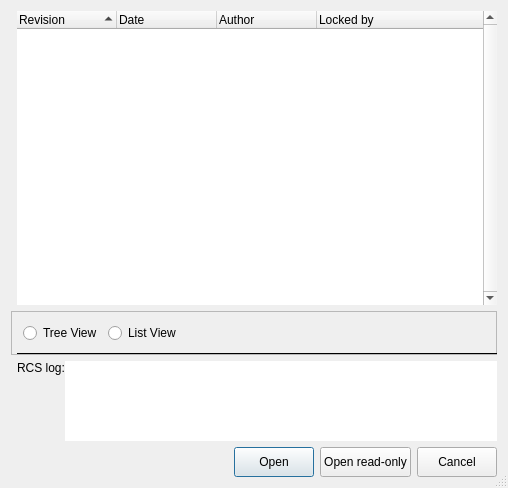
<ui version="4.0" >
 <class>RCSFilePreview_q</class>
 <widget class="QDialog" name="RCSFilePreview_q" >
  <property name="windowModality" >
   <enum>Qt::WindowModal</enum>
  </property>
  <property name="enabled" >
   <bool>true</bool>
  </property>
  <property name="geometry" >
   <rect>
    <x>0</x>
    <y>0</y>
    <width>508</width>
    <height>488</height>
   </rect>
  </property>
  <property name="sizePolicy" >
   <sizepolicy vsizetype="Preferred" hsizetype="Preferred" >
    <horstretch>0</horstretch>
    <verstretch>0</verstretch>
   </sizepolicy>
  </property>
  <property name="windowTitle" >
   <string>RCSFilePreview</string>
  </property>
  <property name="sizeGripEnabled" >
   <bool>true</bool>
  </property>
  <property name="modal" >
   <bool>true</bool>
  </property>
  <layout class="QGridLayout" name="gridLayout_2" >
   <item row="0" column="1" >
    <widget class="QTreeWidget" name="RCSTreeView" >
     <property name="minimumSize" >
      <size>
       <width>300</width>
       <height>0</height>
      </size>
     </property>
     <property name="frameShape" >
      <enum>QFrame::NoFrame</enum>
     </property>
     <property name="frameShadow" >
      <enum>QFrame::Plain</enum>
     </property>
     <property name="verticalScrollBarPolicy" >
      <enum>Qt::ScrollBarAlwaysOn</enum>
     </property>
     <property name="alternatingRowColors" >
      <bool>false</bool>
     </property>
     <property name="sortingEnabled" >
      <bool>true</bool>
     </property>
     <property name="allColumnsShowFocus" >
      <bool>true</bool>
     </property>
     <column>
      <property name="text" >
       <string>Revision</string>
      </property>
     </column>
     <column>
      <property name="text" >
       <string>Date</string>
      </property>
     </column>
     <column>
      <property name="text" >
       <string>Author</string>
      </property>
     </column>
     <column>
      <property name="text" >
       <string>Locked by</string>
      </property>
     </column>
    </widget>
   </item>
   <item rowspan="2" row="1" column="0" colspan="2" >
    <widget class="QFrame" name="frame" >
     <property name="frameShape" >
      <enum>QFrame::StyledPanel</enum>
     </property>
     <property name="frameShadow" >
      <enum>QFrame::Raised</enum>
     </property>
     <layout class="QGridLayout" name="gridLayout" >
      <item row="0" column="0" >
       <widget class="QRadioButton" name="tree_view" >
        <property name="text" >
         <string>Tree View</string>
        </property>
       </widget>
      </item>
      <item row="0" column="1" >
       <widget class="QRadioButton" name="list_view" >
        <property name="text" >
         <string>List View</string>
        </property>
       </widget>
      </item>
      <item row="0" column="2" >
       <spacer name="horizontalSpacer" >
        <property name="orientation" >
         <enum>Qt::Horizontal</enum>
        </property>
        <property name="sizeHint" stdset="0" >
         <size>
          <width>267</width>
          <height>20</height>
         </size>
        </property>
       </spacer>
      </item>
     </layout>
    </widget>
   </item>
   <item row="2" column="1" >
    <widget class="Line" name="line2" >
     <property name="frameShape" >
      <enum>QFrame::HLine</enum>
     </property>
     <property name="frameShadow" >
      <enum>QFrame::Plain</enum>
     </property>
     <property name="orientation" >
      <enum>Qt::Horizontal</enum>
     </property>
    </widget>
   </item>
   <item row="3" column="1" >
    <layout class="QHBoxLayout" >
     <property name="spacing" >
      <number>0</number>
     </property>
     <item>
      <widget class="QLabel" name="textLabel1" >
       <property name="sizePolicy" >
        <sizepolicy vsizetype="Minimum" hsizetype="Minimum" >
         <horstretch>0</horstretch>
         <verstretch>0</verstretch>
        </sizepolicy>
       </property>
       <property name="text" >
        <string>RCS log:</string>
       </property>
       <property name="alignment" >
        <set>Qt::AlignTop</set>
       </property>
       <property name="wordWrap" >
        <bool>false</bool>
       </property>
       <property name="margin" >
        <number>4</number>
       </property>
       <property name="indent" >
        <number>0</number>
       </property>
      </widget>
     </item>
     <item>
      <widget class="QTextBrowser" name="comment" >
       <property name="sizePolicy" >
        <sizepolicy vsizetype="Fixed" hsizetype="Expanding" >
         <horstretch>0</horstretch>
         <verstretch>0</verstretch>
        </sizepolicy>
       </property>
       <property name="maximumSize" >
        <size>
         <width>32767</width>
         <height>80</height>
        </size>
       </property>
       <property name="frameShape" >
        <enum>QFrame::NoFrame</enum>
       </property>
      </widget>
     </item>
    </layout>
   </item>
   <item row="4" column="1" >
    <layout class="QHBoxLayout" >
     <item>
      <spacer>
       <property name="orientation" >
        <enum>Qt::Horizontal</enum>
       </property>
       <property name="sizeType" >
        <enum>QSizePolicy::Expanding</enum>
       </property>
       <property name="sizeHint" stdset="0" >
        <size>
         <width>111</width>
         <height>30</height>
        </size>
       </property>
      </spacer>
     </item>
     <item>
      <widget class="QPushButton" name="openButton" >
       <property name="minimumSize" >
        <size>
         <width>0</width>
         <height>30</height>
        </size>
       </property>
       <property name="acceptDrops" >
        <bool>true</bool>
       </property>
       <property name="text" >
        <string>Open</string>
       </property>
      </widget>
     </item>
     <item>
      <widget class="QPushButton" name="openRO" >
       <property name="minimumSize" >
        <size>
         <width>0</width>
         <height>30</height>
        </size>
       </property>
       <property name="text" >
        <string>Open read-only</string>
       </property>
      </widget>
     </item>
     <item>
      <widget class="QPushButton" name="cancelButton" >
       <property name="minimumSize" >
        <size>
         <width>0</width>
         <height>30</height>
        </size>
       </property>
       <property name="text" >
        <string>Cancel</string>
       </property>
      </widget>
     </item>
    </layout>
   </item>
  </layout>
 </widget>
 <layoutdefault spacing="6" margin="11" />
 <tabstops>
  <tabstop>RCSTreeView</tabstop>
  <tabstop>comment</tabstop>
  <tabstop>openButton</tabstop>
 </tabstops>
 <resources/>
 <connections>
  <connection>
   <sender>openRO</sender>
   <signal>released()</signal>
   <receiver>RCSFilePreview_q</receiver>
   <slot>openReadOnly()</slot>
   <hints>
    <hint type="sourcelabel" >
     <x>20</x>
     <y>20</y>
    </hint>
    <hint type="destinationlabel" >
     <x>20</x>
     <y>20</y>
    </hint>
   </hints>
  </connection>
  <connection>
   <sender>openButton</sender>
   <signal>clicked()</signal>
   <receiver>RCSFilePreview_q</receiver>
   <slot>openFile()</slot>
   <hints>
    <hint type="sourcelabel" >
     <x>379</x>
     <y>462</y>
    </hint>
    <hint type="destinationlabel" >
     <x>253</x>
     <y>243</y>
    </hint>
   </hints>
  </connection>
  <connection>
   <sender>tree_view</sender>
   <signal>clicked()</signal>
   <receiver>RCSFilePreview_q</receiver>
   <slot>switchToTreeView()</slot>
   <hints>
    <hint type="sourcelabel" >
     <x>66</x>
     <y>301</y>
    </hint>
    <hint type="destinationlabel" >
     <x>253</x>
     <y>243</y>
    </hint>
   </hints>
  </connection>
  <connection>
   <sender>list_view</sender>
   <signal>clicked()</signal>
   <receiver>RCSFilePreview_q</receiver>
   <slot>switchToListView()</slot>
   <hints>
    <hint type="sourcelabel" >
     <x>160</x>
     <y>301</y>
    </hint>
    <hint type="destinationlabel" >
     <x>253</x>
     <y>243</y>
    </hint>
   </hints>
  </connection>
 </connections>
 <slots>
  <slot>switchToTreeView()</slot>
  <slot>switchToListView()</slot>
 </slots>
</ui>
